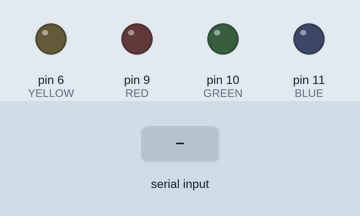
This sketch was run on a simulated Arduino Uno, built with avr-gcc and run on an emulated ATmega328P. Parts: output pins drawn as LEDs (lit = HIGH). Inputs (shaded band) come from the test bench.

Above: at 1.2 s.
1.3 s: "1\n" received over Serial
At 2.0 s:
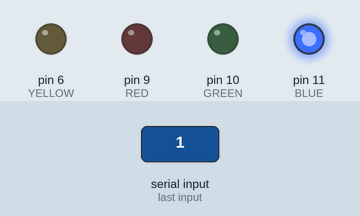
2.8 s: "0\n" received over Serial
At 3.1 s:
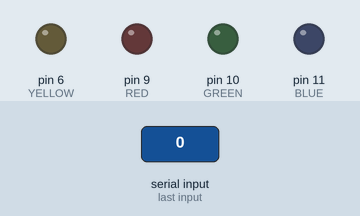
Timing chart, 0 to 5.8 s (numbered marks = the images above; inputs shaded):
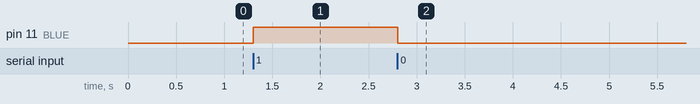

Measured:
- after the input at 1.3 s, pin 11 (BLUE): LOW → HIGH at once
- after the input at 2.8 s, pin 11 (BLUE): HIGH → LOW at once

The sketch:

Nano_LEDS_for_CV.ino
```cpp
// constants won't change. Used here to set a pin number:
const int RED = 9;
const int YELLOW = 6;
const int GREEN = 10;
const int BLUE = 11;  // the number of the LED pin

// Variables will change:
int ledState = LOW;  // ledState used to set the LED

void setup() {
  Serial.begin(9600);
  pinMode(RED, OUTPUT);
  pinMode(YELLOW, OUTPUT);
  pinMode(GREEN, OUTPUT);
  pinMode(BLUE, OUTPUT);
}

void loop() {
  if (Serial.available() > 0){
    String recieved = Serial.readStringUntil('\n');
  int pins[4] = {BLUE, YELLOW, GREEN, RED};

  digitalWrite(RED, LOW);
  digitalWrite(YELLOW, LOW);
  digitalWrite(GREEN, LOW);
  digitalWrite(BLUE, LOW);

  for (int i = 0; i <4; i++){
    if (recieved[i] =='1'){
      digitalWrite(pins[i], HIGH);
    }

  }
  }
}
```
